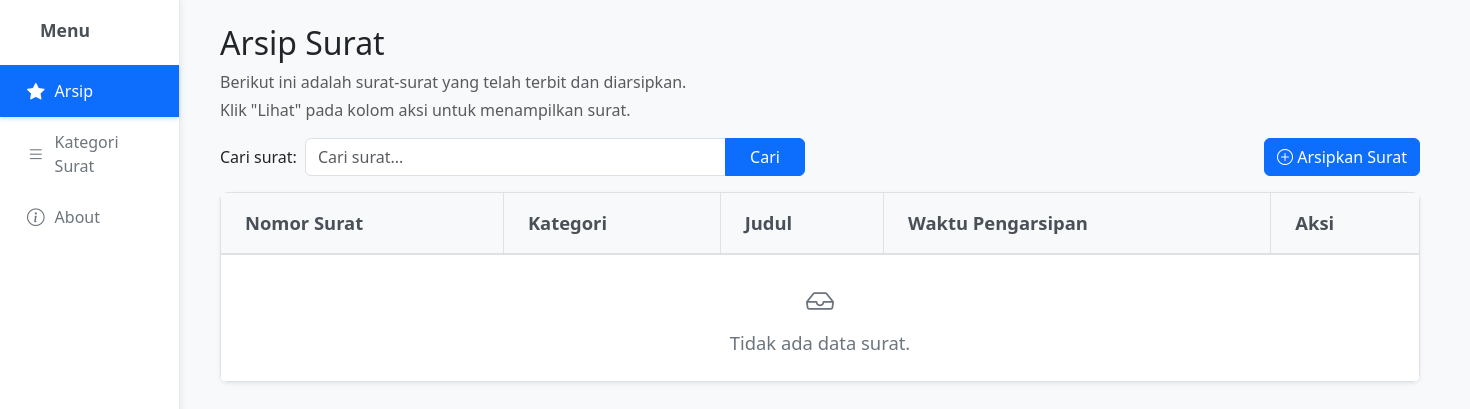
The app's page /, older data.
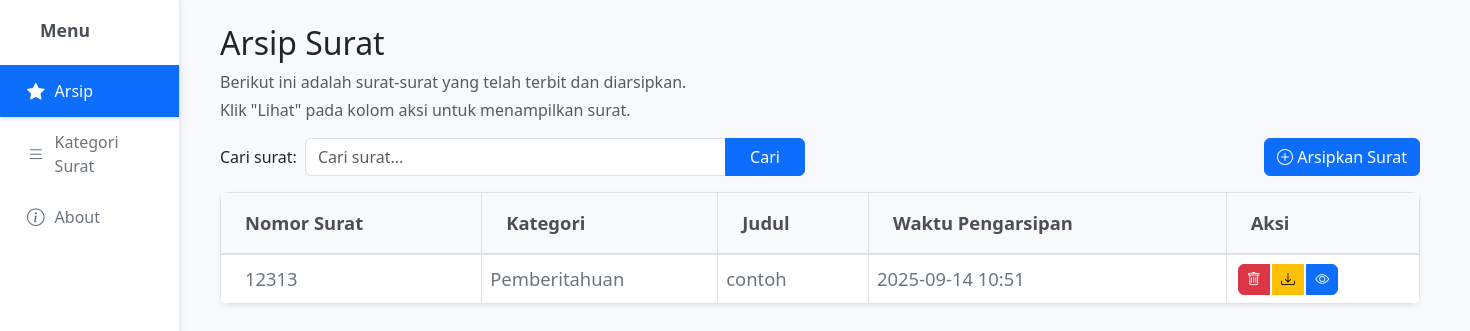
The same page, newer data.
### arsip/models.py (models this page shows, shortened)
class Surat(models.Model):
    nomor_surat = models.CharField(max_length=200, unique=True)
    judul = models.CharField(max_length=255)
    kategori = models.ForeignKey(KategoriSurat, on_delete=models.PROTECT)  # Changed to PROTECT to prevent accidental deletion
    file_pdf = models.FileField(upload_to='surat_pdf/')
    foto = models.ImageField(upload_to='surat_foto/', blank=True, null=True)  # New field for photo
    tanggal_unggah = models.DateTimeField(auto_now_add=True)

class KategoriSurat(models.Model):
    nama = models.CharField(max_length=100, unique=True)
    keterangan = models.TextField(blank=True, null=True)

### arsip/views.py (the view)
# urls.py: path('', views.index, name='index'),
def index(request):
    surat_list = Surat.objects.order_by('-tanggal_unggah')
    return render(request, 'arsip/index.html', {'surat_list': surat_list})

### arsip/templates/arsip/index.html (shortened to what this page needs)
{% extends 'arsip/base.html' %}
{% block content %}
<div class="px-3">
    <div class="mb-3">
        <h2 class="mb-2">Arsip Surat</h2>
        <p class="text-muted mb-1">Berikut ini adalah surat-surat yang telah terbit dan diarsipkan.</p>
        <p class="text-muted">Klik "Lihat" pada kolom aksi untuk menampilkan surat.</p>
    </div>
    <div class="row align-items-center mb-3">
        <div class="col-lg-8 col-md-7">
            <form method="get" action="{% url 'arsip:search_surat' %}" class="d-flex align-items-center">
                <label for="search" class="me-2">Cari surat:</label>
                <div class="input-group" style="max-width: 500px;">
                    <input type="text" id="search" name="q" class="form-control" placeholder="Cari surat..." value="{{ request.GET.q }}">
                    <button class="btn btn-primary px-4" type="submit">Cari</button>
                </div>
            </form>
        </div>
        <div class="col-lg-4 col-md-5 text-md-end mt-3 mt-md-0">
            <a href="{% url 'arsip:tambah_surat' %}" class="btn btn-primary">
                <i class="bi bi-plus-circle"></i> Arsipkan Surat
            </a>
        </div>
    </div>
    <div class="card shadow-sm">
        <div class="card-body p-0">
            <div class="table-responsive">
                <table class="table table-hover align-middle mb-0 table-bordered table-lg" style="font-size:1.15rem; min-width:1200px;">
                    <thead>
                        <tr>
                            <th class="py-3 px-4">Nomor Surat</th>
                            <th class="py-3 px-4">Kategori</th>
                            <th class="py-3 px-4">Judul</th>
                            <th class="py-3 px-4">Waktu Pengarsipan</th>
                            <th class="py-3 px-4">Aksi</th>
                        </tr>
                    </thead>
                    <tbody>
                        {% for surat in surat_list %}
                        <tr>
                            <td class="px-4">{{ surat.nomor_surat }}</td>
                            <td>{{ surat.kategori.nama }}</td>
                            <td>{{ surat.judul }}</td>
                            <td>{{ surat.tanggal_unggah|date:'Y-m-d H:i' }}</td>
                            <td>
                                <div class="btn-group" role="group">
                                    <button class="btn btn-danger btn-sm" onclick="confirmHapus('{{ surat.id }}', '{{ surat.judul }}')" title="Hapus">
                                        <i class="bi bi-trash"></i>
                                    </button>
                                    <a href="{% url 'arsip:unduh_surat' pk=surat.id %}" class="btn btn-warning btn-sm" title="Unduh">
                                        <i class="bi bi-download"></i>
                                    </a>
                                    <a href="{% url 'arsip:detail_surat' pk=surat.id %}" class="btn btn-primary btn-sm" title="Lihat">
                                        <i class="bi bi-eye"></i>
                                    </a>
                                </div>
                            </td>
                        </tr>
                        {% empty %}
                        <tr>
                            <td colspan="5" class="text-center py-4">
                                <i class="bi bi-inbox fs-3 d-block mb-2"></i>
                                Tidak ada data surat.
                            </td>
                        </tr>
                        {% endfor %}
                    </tbody>
                </table>
            </div>
        </div>
    </div>
</div>
{% endblock %}

Row changes from the older to the newer data that the page shows:
added Surat: nomor_surat "12313", kategori.nama "Pemberitahuan", judul "contoh", tanggal_unggah "2025-09-14 10:51"
Text that changed along with them:
text no longer shown: "Tidak ada data surat."
